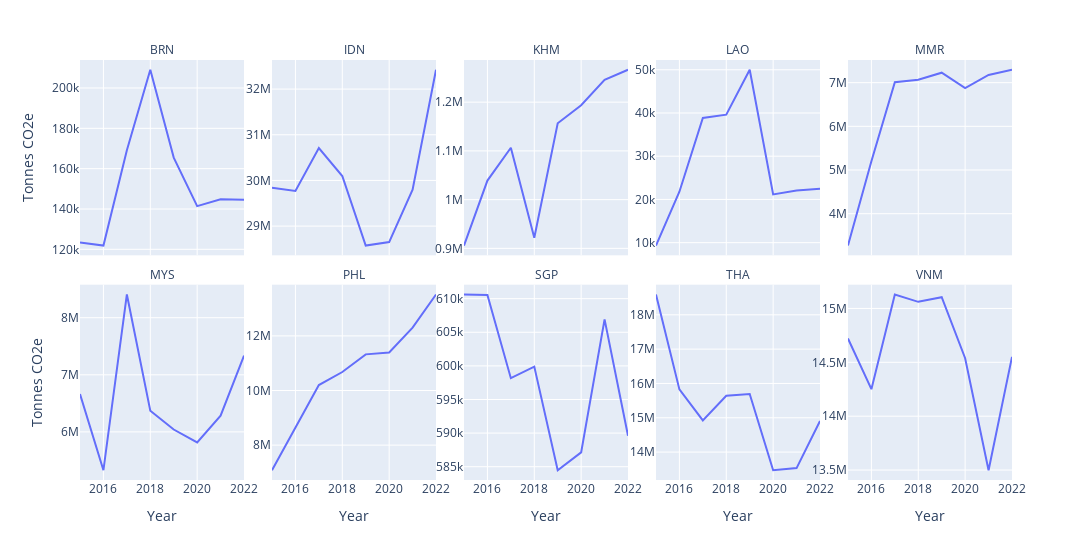

Write notebook code for a chart like this one.
### Code cell
df_buildings_group = df_buildings.groupby(["iso3_country","sector","Year"],as_index=False)[["emissions_quantity"]].sum()

fig = px.line(df_buildings_group,x="Year",y="emissions_quantity",facet_col="iso3_country",facet_col_wrap=5,width=2000,facet_col_spacing=0.03)

fig.update_yaxes(matches=None)
fig.for_each_yaxis(lambda yaxis: yaxis.update(showticklabels=True))
fig.for_each_annotation(lambda a: a.update(text=a.text.split("=")[1]))
fig.for_each_trace(lambda t: t.update(name=t.name.split("=")[0]))

fig.update_layout(
    yaxis=dict(
        title_text="Tonnes CO2e",
    ),    
    yaxis6=dict(
        title_text="Tonnes CO2e",
    ),  )


fig.show()

### Figure 1 — Plotly figure (JSON) as saved in the notebook; plotly's stock layout.template omitted (floating-point values rounded to 4 significant figures)
{"data": [{"hovertemplate": "iso3_country=BRN<br>Year=%{x}<br>emissions_quantity=%{y}<extra></extra>", "legendgroup": "", "line": {"color": "#636efa", "dash": "solid"}, "marker": {"symbol": "circle"}, "mode": "lines", "name": "", "orientation": "v", "showlegend": false, "type": "scatter", "x": [2015, 2016, 2017, 2018, 2019, 2020, 2021, 2022], "xaxis": "x6", "y": [123400.0, 121900.0, 169100.0, 209000.0, 165500.0, 141400.0, 144800.0, 144500.0], "yaxis": "y6"}, {"hovertemplate": "iso3_country=IDN<br>Year=%{x}<br>emissions_quantity=%{y}<extra></extra>", "legendgroup": "", "line": {"color": "#636efa", "dash": "solid"}, "marker": {"symbol": "circle"}, "mode": "lines", "name": "", "orientation": "v", "showlegend": false, "type": "scatter", "x": [2015, 2016, 2017, 2018, 2019, 2020, 2021, 2022], "xaxis": "x7", "y": [29840000.0, 29770000.0, 30710000.0, 30100000.0, 28580000.0, 28650000.0, 29800000.0, 32420000.0], "yaxis": "y7"}, {"hovertemplate": "iso3_country=KHM<br>Year=%{x}<br>emissions_quantity=%{y}<extra></extra>", "legendgroup": "", "line": {"color": "#636efa", "dash": "solid"}, "marker": {"symbol": "circle"}, "mode": "lines", "name": "", "orientation": "v", "showlegend": false, "type": "scatter", "x": [2015, 2016, 2017, 2018, 2019, 2020, 2021, 2022], "xaxis": "x8", "y": [905800.0, 1039000.0, 1106000.0, 921800.0, 1157000.0, 1194000.0, 1246000.0, 1266000.0], "yaxis": "y8"}, {"hovertemplate": "iso3_country=LAO<br>Year=%{x}<br>emissions_quantity=%{y}<extra></extra>", "legendgroup": "", "line": {"color": "#636efa", "dash": "solid"}, "marker": {"symbol": "circle"}, "mode": "lines", "name": "", "orientation": "v", "showlegend": false, "type": "scatter", "x": [2015, 2016, 2017, 2018, 2019, 2020, 2021, 2022], "xaxis": "x9", "y": [9334.0, 21780.0, 38860.0, 39620.0, 50000.0, 21170.0, 22090.0, 22460.0], "yaxis": "y9"}, {"hovertemplate": "iso3_country=MMR<br>Year=%{x}<br>emissions_quantity=%{y}<extra></extra>", "legendgroup": "", "line": {"color": "#636efa", "dash": "solid"}, "marker": {"symbol": "circle"}, "mode": "lines", "name": "", "orientation": "v", "showlegend": false, "type": "scatter", "x": [2015, 2016, 2017, 2018, 2019, 2020, 2021, 2022], "xaxis": "x10", "y": [3271000.0, 5203000.0, 7009000.0, 7065000.0, 7228000.0, 6877000.0, 7176000.0, 7295000.0], "yaxis": "y10"}, {"hovertemplate": "iso3_country=MYS<br>Year=%{x}<br>emissions_quantity=%{y}<extra></extra>", "legendgroup": "", "line": {"color": "#636efa", "dash": "solid"}, "marker": {"symbol": "circle"}, "mode": "lines", "name": "", "orientation": "v", "showlegend": false, "type": "scatter", "x": [2015, 2016, 2017, 2018, 2019, 2020, 2021, 2022], "xaxis": "x", "y": [6664000.0, 5328000.0, 8407000.0, 6371000.0, 6041000.0, 5815000.0, 6284000.0, 7336000.0], "yaxis": "y"}, {"hovertemplate": "iso3_country=PHL<br>Year=%{x}<br>emissions_quantity=%{y}<extra></extra>", "legendgroup": "", "line": {"color": "#636efa", "dash": "solid"}, "marker": {"symbol": "circle"}, "mode": "lines", "name": "", "orientation": "v", "showlegend": false, "type": "scatter", "x": [2015, 2016, 2017, 2018, 2019, 2020, 2021, 2022], "xaxis": "x2", "y": [7082000.0, 8621000.0, 10200000.0, 10680000.0, 11320000.0, 11390000.0, 12300000.0, 13520000.0], "yaxis": "y2"}, {"hovertemplate": "iso3_country=SGP<br>Year=%{x}<br>emissions_quantity=%{y}<extra></extra>", "legendgroup": "", "line": {"color": "#636efa", "dash": "solid"}, "marker": {"symbol": "circle"}, "mode": "lines", "name": "", "orientation": "v", "showlegend": false, "type": "scatter", "x": [2015, 2016, 2017, 2018, 2019, 2020, 2021, 2022], "xaxis": "x3", "y": [610600.0, 610600.0, 598200.0, 599900.0, 584500.0, 587100.0, 606900.0, 589600.0], "yaxis": "y3"}, {"hovertemplate": "iso3_country=THA<br>Year=%{x}<br>emissions_quantity=%{y}<extra></extra>", "legendgroup": "", "line": {"color": "#636efa", "dash": "solid"}, "marker": {"symbol": "circle"}, "mode": "lines", "name": "", "orientation": "v", "showlegend": false, "type": "scatter", "x": [2015, 2016, 2017, 2018, 2019, 2020, 2021, 2022], "xaxis": "x4", "y": [18590000.0, 15830000.0, 14920000.0, 15640000.0, 15690000.0, 13470000.0, 13530000.0, 14910000.0], "yaxis": "y4"}, {"hovertemplate": "iso3_country=VNM<br>Year=%{x}<br>emissions_quantity=%{y}<extra></extra>", "legendgroup": "", "line": {"color": "#636efa", "dash": "solid"}, "marker": {"symbol": "circle"}, "mode": "lines", "name": "", "orientation": "v", "showlegend": false, "type": "scatter", "x": [2015, 2016, 2017, 2018, 2019, 2020, 2021, 2022], "xaxis": "x5", "y": [14720000.0, 14250000.0, 15130000.0, 15060000.0, 15100000.0, 14540000.0, 13500000.0, 14550000.0], "yaxis": "y5"}], "layout": {"annotations": [{"font": {}, "showarrow": false, "text": "MYS", "x": 0.088, "xanchor": "center", "xref": "paper", "y": 0.465, "yanchor": "bottom", "yref": "paper"}, {"font": {}, "showarrow": false, "text": "PHL", "x": 0.294, "xanchor": "center", "xref": "paper", "y": 0.465, "yanchor": "bottom", "yref": "paper"}, {"font": {}, "showarrow": false, "text": "SGP", "x": 0.5, "xanchor": "center", "xref": "paper", "y": 0.465, "yanchor": "bottom", "yref": "paper"}, {"font": {}, "showarrow": false, "text": "THA", "x": 0.706, "xanchor": "center", "xref": "paper", "y": 0.465, "yanchor": "bottom", "yref": "paper"}, {"font": {}, "showarrow": false, "text": "VNM", "x": 0.912, "xanchor": "center", "xref": "paper", "y": 0.465, "yanchor": "bottom", "yref": "paper"}, {"font": {}, "showarrow": false, "text": "BRN", "x": 0.088, "xanchor": "center", "xref": "paper", "y": 1.0, "yanchor": "bottom", "yref": "paper"}, {"font": {}, "showarrow": false, "text": "IDN", "x": 0.294, "xanchor": "center", "xref": "paper", "y": 1.0, "yanchor": "bottom", "yref": "paper"}, {"font": {}, "showarrow": false, "text": "KHM", "x": 0.5, "xanchor": "center", "xref": "paper", "y": 1.0, "yanchor": "bottom", "yref": "paper"}, {"font": {}, "showarrow": false, "text": "LAO", "x": 0.706, "xanchor": "center", "xref": "paper", "y": 1.0, "yanchor": "bottom", "yref": "paper"}, {"font": {}, "showarrow": false, "text": "MMR", "x": 0.912, "xanchor": "center", "xref": "paper", "y": 1.0, "yanchor": "bottom", "yref": "paper"}], "legend": {"tracegroupgap": 0}, "margin": {"t": 60}, "width": 2000, "xaxis": {"anchor": "y", "domain": [0, 0.176], "title": {"text": "Year"}}, "xaxis10": {"anchor": "y10", "domain": [0.824, 1], "matches": "x", "showticklabels": false}, "xaxis2": {"anchor": "y2", "domain": [0.206, 0.382], "matches": "x", "title": {"text": "Year"}}, "xaxis3": {"anchor": "y3", "domain": [0.412, 0.588], "matches": "x", "title": {"text": "Year"}}, "xaxis4": {"anchor": "y4", "domain": [0.618, 0.794], "matches": "x", "title": {"text": "Year"}}, "xaxis5": {"anchor": "y5", "domain": [0.824, 1], "matches": "x", "title": {"text": "Year"}}, "xaxis6": {"anchor": "y6", "domain": [0, 0.176], "matches": "x", "showticklabels": false}, "xaxis7": {"anchor": "y7", "domain": [0.206, 0.382], "matches": "x", "showticklabels": false}, "xaxis8": {"anchor": "y8", "domain": [0.412, 0.588], "matches": "x", "showticklabels": false}, "xaxis9": {"anchor": "y9", "domain": [0.618, 0.794], "matches": "x", "showticklabels": false}, "yaxis": {"anchor": "x", "domain": [0, 0.465], "showticklabels": true, "title": {"text": "Tonnes CO2e"}}, "yaxis10": {"anchor": "x10", "domain": [0.535, 1.0], "showticklabels": true}, "yaxis2": {"anchor": "x2", "domain": [0, 0.465], "showticklabels": true}, "yaxis3": {"anchor": "x3", "domain": [0, 0.465], "showticklabels": true}, "yaxis4": {"anchor": "x4", "domain": [0, 0.465], "showticklabels": true}, "yaxis5": {"anchor": "x5", "domain": [0, 0.465], "showticklabels": true}, "yaxis6": {"anchor": "x6", "domain": [0.535, 1.0], "showticklabels": true, "title": {"text": "Tonnes CO2e"}}, "yaxis7": {"anchor": "x7", "domain": [0.535, 1.0], "showticklabels": true}, "yaxis8": {"anchor": "x8", "domain": [0.535, 1.0], "showticklabels": true}, "yaxis9": {"anchor": "x9", "domain": [0.535, 1.0], "showticklabels": true}}}
